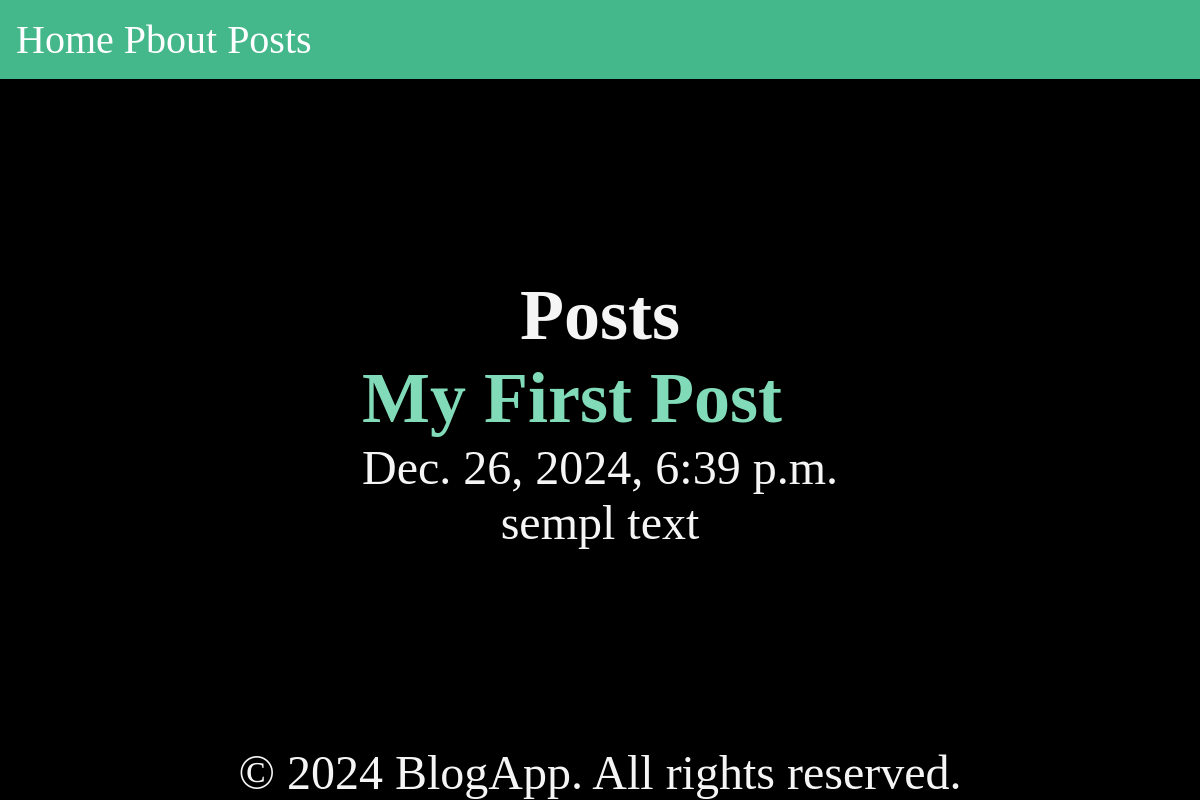
The app's page /posts/, older data.
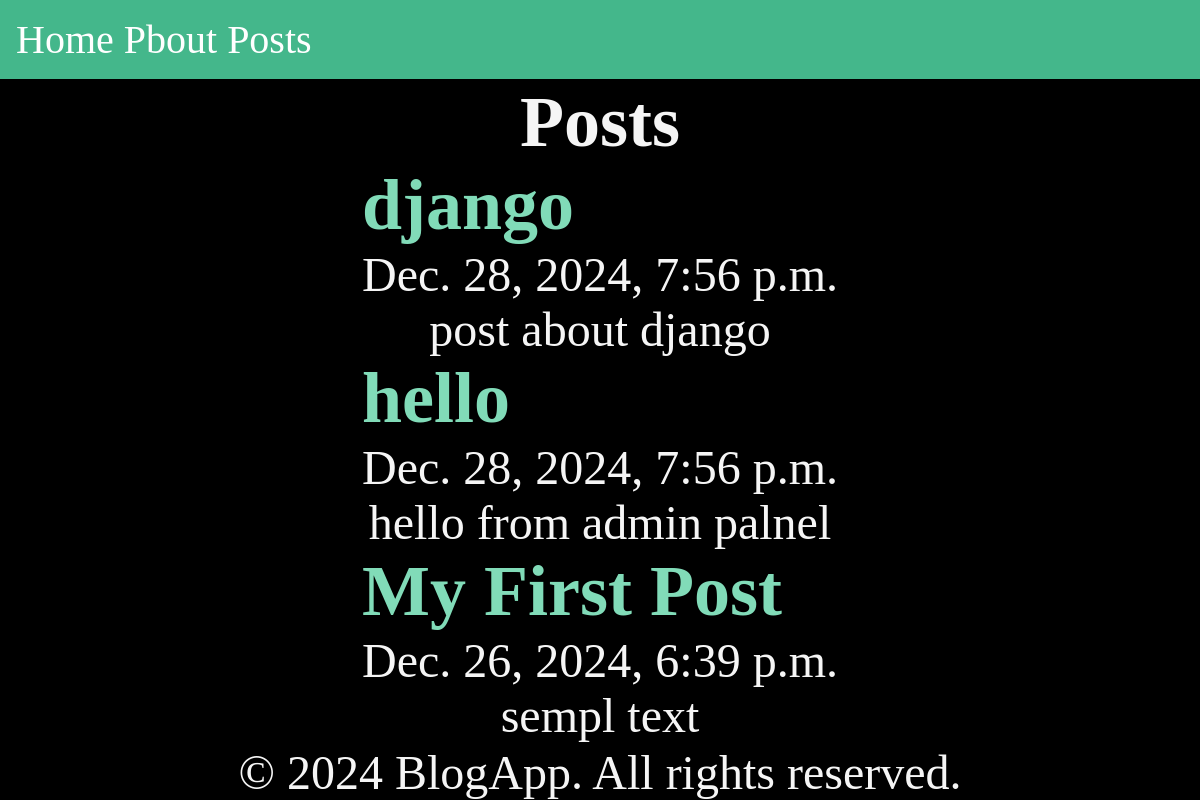
The same page, newer data.
### posts/models.py (models this page shows, shortened)
class Post(models.Model):
    title = models.CharField(max_length=100)
    body = models.TextField()
    slug = models.SlugField(max_length=100, unique=True)
    created_at = models.DateTimeField(auto_now_add=True)

### posts/views.py (the view)
# urls.py: path('',views.posts_lest, name="posts"),
def posts_lest(request):
    posts = Post.objects.all().order_by('-created_at')
    return render(request, 'posts/posts_lest.html', {'posts': posts})

### posts/templates/posts/posts_lest.html (shortened to what this page needs)
{% extends "layout.html" %}
{% block content %}
<section>
    <h1>Posts</h1>
    {% for post in posts %}
    <article class="post">
        <h2>
            <a href="{% url 'post_page' slug=post.slug %}">
                {{post.title}}
            </a>
        </h2>
        <p>{{post.created_at}}</p>
        <p>{{post.body}}</p>
    </article>
    {% endfor %}
</section>
{% endblock %}

Row changes from the older to the newer data that the page shows:
added Post: title "django", created_at "Dec. 28, 2024, 7:56 p.m.", body "post about django"
added Post: title "hello", created_at "Dec. 28, 2024, 7:56 p.m.", body "hello from admin palnel"
